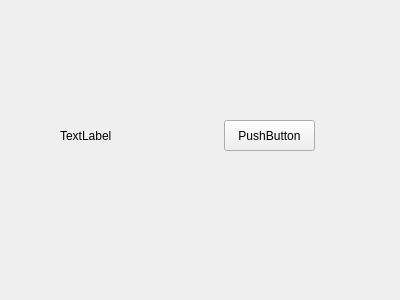
<?xml version="1.0" encoding="UTF-8"?>
<ui version="4.0">
 <class>AccountItem</class>
 <widget class="QWidget" name="AccountItem">
  <property name="geometry">
   <rect>
    <x>0</x>
    <y>0</y>
    <width>400</width>
    <height>300</height>
   </rect>
  </property>
  <property name="windowTitle">
   <string>Form</string>
  </property>
  <widget class="QLabel" name="label">
   <property name="geometry">
    <rect>
     <x>60</x>
     <y>110</y>
     <width>141</width>
     <height>51</height>
    </rect>
   </property>
   <property name="text">
    <string>TextLabel</string>
   </property>
  </widget>
  <widget class="QPushButton" name="pushButton">
   <property name="geometry">
    <rect>
     <x>224</x>
     <y>120</y>
     <width>91</width>
     <height>31</height>
    </rect>
   </property>
   <property name="text">
    <string>PushButton</string>
   </property>
  </widget>
 </widget>
 <resources/>
 <connections/>
</ui>
